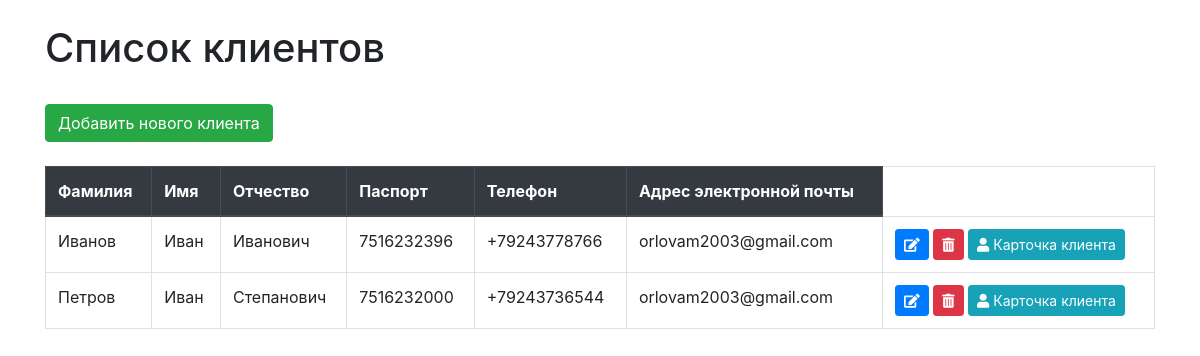
The app's page /, older data.
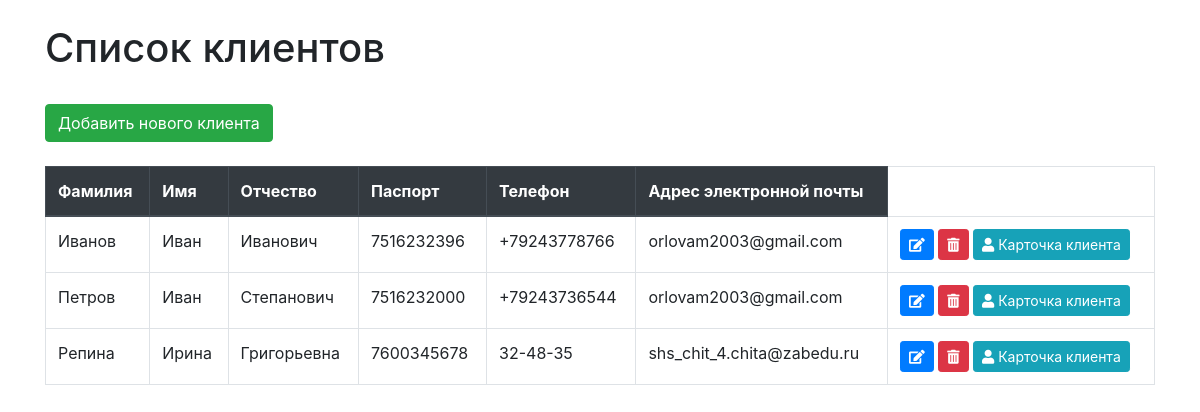
The same page, newer data.
### abs/models.py (models this page shows, shortened)
class Customers (models.Model):
    last_name = models.CharField(max_length = 150, verbose_name = "Фамилия")
    first_name = models.CharField(max_length = 150,verbose_name = "Имя")
    middle_name = models.CharField(max_length = 150, verbose_name = "Отчество", blank = True)
    gender = models.CharField(max_length=1, choices=[("М", "Мужской"),("Ж", "Женский")])
    address = models.TextField(verbose_name = "Адрес проживание")
    email = models.EmailField(verbose_name = "Адрес электронной почты")
    phone_numder = models.CharField(max_length = 15,verbose_name = "Телефон")
    password_number = models.CharField(max_length = 10, verbose_name = "Номер паспорта")
    password_issue_data = models.DateField(verbose_name = "Дата получения паспорта",unique = True)
    date_of_birth = models.DateField(verbose_name = "День рождения" ,default="2000-01-01")
    photo = models.ImageField(verbose_name="Фото", default="None",upload_to="upload/product")

### abs/views.py (the view)
# urls.py: path('', IndexViews.as_view(), name = "customer_list"),
class IndexViews(ListView):
    template_name = "index.html"
    model = Customers

### abs/templates/index.html (shortened to what this page needs)
<!DOCTYPE html>
<html lang="en">
<head>
    <link rel="stylesheet" href="https://stackpath.bootstrapcdn.com/bootstrap/4.5.2/css/bootstrap.min.css">
    <link rel="stylesheet" href="https://cdnjs.cloudflare.com/ajax/libs/font-awesome/5.15.4/css/all.min.css">
</head>
<body>
    <div class="container">
        <h1 class="mt-4">Список клиентов</h1>
        <a href="{% url 'add_customer' %}" class="btn btn-success my-4">Добавить нового клиента</a>
        <table class="table table-bordered">
            <thead class="thead-dark">
                <tr>
                    <th>Фамилия</th>
                    <th>Имя</th>
                    <th>Отчество</th>
                    <th>Паспорт</th>
                    <th>Телефон</th>
                    <th>Адрес электронной почты</th>
                </tr>
            </thead>
            <tbody>
                {% for customer in object_list %}
                    <tr>
                        <td>{{ customer.last_name }}</td>
                        <td>{{ customer.first_name }}</td>
                        <td>{{ customer.middle_name }}</td>
                        <td>{{ customer.password_number }}</td>
                        <td>{{ customer.phone_numder }}</td>
                        <td>{{ customer.email }}</td>
                        <td>
                            <a href="{% url 'edit_customer' customer.id %}" class="btn btn-primary btn-sm"><i class="fas fa-edit"></i></a>
                            <a href="#" class="btn btn-danger btn-sm" data-toggle="modal" data-target="#confirmDelete{{ customer.id }}"><i class="fas fa-trash-alt"></i></a>
                            <a href="{% url 'customer_detail' customer.id %}" class="btn btn-info btn-sm"><i class="fas fa-user"></i> Карточка клиента</a>
                        </td>
                    </tr>
                {% endfor %}
            </tbody>
        </table>
    </div>
</body>
</html>

Row changes from the older to the newer data that the page shows:
added Customers: last_name "Репина", first_name "Ирина", middle_name "Григорьевна", password_number "7600345678", phone_numder "32-48-35", email "shs_chit_4.chita@zabedu.ru"
